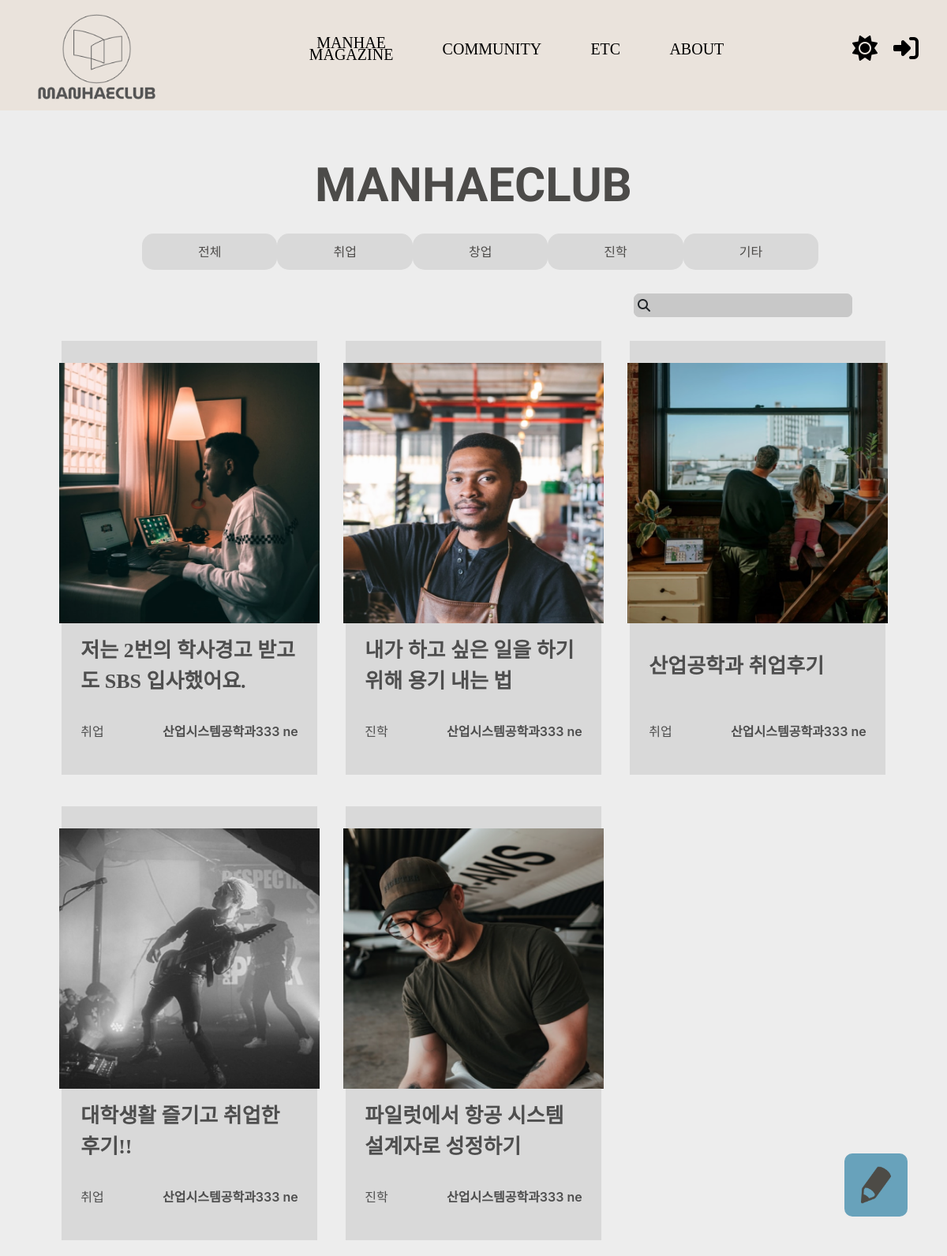
Before: / with the older database file.
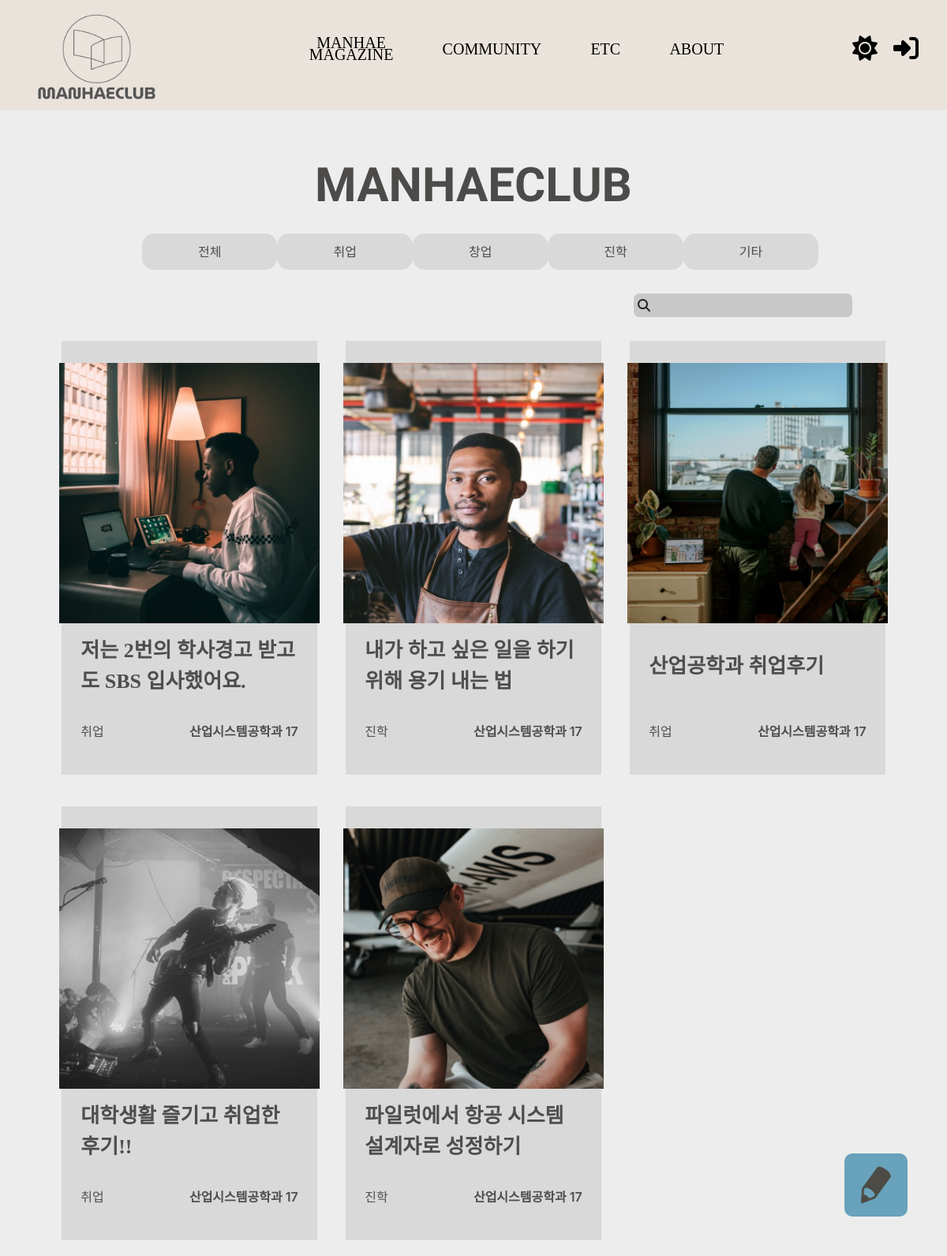
After: the same page with the newer database file.
### main/models.py (models this page shows, shortened)
class Post(models.Model):
    title = models.CharField(max_length=100)
    writer = models.ForeignKey(User, on_delete=models.CASCADE)
    pub_date = models.DateTimeField()
    body = models.TextField()
    like_users = models.ManyToManyField(settings.AUTH_USER_MODEL, related_name='like_posts')
    view_users = models.IntegerField(default=0)
    category = models.CharField(max_length=10, choices=post_choice, default='취업')
    image = models.ImageField(upload_to='media/post/', blank=True, null=True)

### accounts/models.py (models this page shows)
class Profile(models.Model):
    user = models.OneToOneField(settings.AUTH_USER_MODEL, on_delete=models.CASCADE, primary_key=True)
    name = models.CharField(max_length=20, default='', null=True)
    university = models.CharField(max_length=20, default='', null=True)
    register = models.IntegerField(null=True)
    major = models.CharField(max_length=20, default='', null=True)
    major2 = models.CharField(max_length=20, default='', null=True)
    def student_number(self):
        return str(self.register)[-2:]

### main/views.py (the view)
# urls.py: path('', showmain, name="showmain"),
def showmain(request):
    if request.method == 'GET':
        magazine_sort = request.GET.get('magazine')
        if magazine_sort == 'all' or magazine_sort == None:
            posts = Post.objects.all()
        else:
            posts = Post.objects.filter(category=magazine_sort)
    return render(request, 'main/mainpage.html', {'posts': posts})

### main/templates/main/mainpage.html (shortened to what this page needs)
{% extends 'base.html' %}
{% load static %}
{% block content %}
<div id="background">
    <section class="title">
        <p>MANHAECLUB</p>
    </section>
    <form class="button_form" id="magazine" method="get" action="{% url 'main:showmain' %}">
        <section class="button">
            <button type="submit" value="all" class="btn" name="magazine">전체</button>
            <button type="submit" value="취업" class="btn" name="magazine">취업</button>
            <button type="submit" value="창업" class="btn" name="magazine">창업</button>
            <button type="submit" value="진학" class="btn" name="magazine">진학</button>
            <button type="submit" value="기타" class="btn" name="magazine">기타</button>
        </section>
    </form>
    <section class="search">
        <form id="search" method="post" action="{% url 'main:search' %}">
            <input type="text" name="search_word" class="search_input" type="submit" label="Search Word"
                value="{{search_term}}">
            <i class="fa-solid fa-magnifying-glass"></i>
        </form>
    </section>
    <section class="posting">
        {% if posts %}
        {% for post in posts %}
        <div class="post_item">
            <a href="{% url 'main:detail' post.id %}" class="post_itme_inner" style="text-decoration:none">
                <div class="post_itme_inner_s">
                    <img class="post_item_img" src="media/{{post.image}}" alt="Card image cap">
                    <section class="post_item_title">
                        <p class="post_item_title_title">{{post.title}}</p>
                    </section>
                    <section class="post_item_info">
                        <p class="post_item_info_name">{{post.category}}</p>
                        <p class="post_item_info_major">{{post.writer.profile.major}}
                            {{post.writer.profile.student_number}}</p>
                    </section>
                </div>
            </a>
        </div>
        {% endfor %}
        {% else %}
        <p>not found</p>
        {% endif %}
    </section>
    <a href="{% url 'main:new' %}">
        <img class="toWrite" src="{% static 'images/toWrite.png' %}" alt="">
    </a>
</div>
{% endblock %}

### basic/templates/base.html (shortened to what this page needs)
<!DOCTYPE html>
{% load static %}
<html lang="en">
<head>
    <link href="https://cdn.jsdelivr.net/npm/bootstrap@5.1.3/dist/css/bootstrap.min.css" rel="stylesheet"
>
    <link rel="stylesheet" type="text/css" href="{% static 'css/navbar.css' %}">
    <link rel="stylesheet" type="text/css" href="{% static 'css/main_page.css' %}">
    <link rel="stylesheet" type="text/css" href="{% static 'css/detail_page.css' %}">
    <link rel="stylesheet" type="text/css" href="{% static 'css/community_m.css' %}">
    <link rel="stylesheet" type="text/css" href="{% static 'css/community_detail.css' %}">
    <link rel="stylesheet" type="text/css" href="{% static 'css/writing.css' %}">
    <link rel="stylesheet" type="text/css" href="{% static 'css/dark.css' %}">
    <link rel="stylesheet" type="text/css" href="{% static 'css/mypage.css' %}">
    <link rel="stylesheet" type="text/css" href="{% static 'css/login.css' %}">
    <link rel="stylesheet" href="https://maxcdn.bootstrapcdn.com/bootstrap/4.0.0/css/bootstrap.min.css"
>
    <link rel="stylesheet" href="https://cdnjs.cloudflare.com/ajax/libs/font-awesome/6.1.0/css/all.min.css"
 />
</head>
<body>
    {% include 'shared/_navbar.html' %}
    {% block content %}
    {% endblock %}
</body>
</html>

### basic/templates/shared/_navbar.html (shortened to what this page needs)
{% load static %}
<nav class="navbar">
  <div class="navbar_logo">
    <a class="navbar_logo_a" href="{% url 'main:showmain' %}">
      <img class="navbar_logo_img" src="{% static 'images/arcticons.png' %}" alt="">
      <img class="navbar_logo_imgs" src="{% static 'images/m_club.png' %}" alt="">
    </a>
  </div>
  <ul class="navbar_menu">
    <a style="text-decoration: none" class="nabvar_menu_category_one" href="{% url 'main:showmain' %}">
      <div class="navbar_menu_title">MANHAE<br />MAGAZINE</div>
    </a>
    <a style="text-decoration: none" href="{% url 'main:community' %}">
      <div class="navbar_menu_title">COMMUNITY</div>
    </a>
    <a onclick="warning()" style="text-decoration: none" href="#">
      <div class="navbar_menu_title">ETC</div>
    </a>
    <a onclick="warning()" style="text-decoration: none" href="#">
      <div class="navbar_menu_title">ABOUT</div>
    </a>
  </ul>
  <ul class="navbar_login">
    <i id="toggle_btn" style="cursor: pointer;" class="fa-solid fa-moon fa-2x"></i>
    {% if user.is_authenticated %}
    <a href="{% url 'accounts:mypage' %}"><i class="fa-solid fa-circle-user fa-2x"></i></a>
    <a href="{% url 'account_logout' %}"><i class="fa-solid fa-right-from-bracket fa-2x"></i></a>
    {% else %}
    <a href="{% url 'accounts:login' %}"><i class="fa-solid fa-right-to-bracket fa-2x"></i> </a>
    {% endif %}
  </ul>
</nav>

### main/static/css/navbar.css (style rules this page uses)
.navbar { width: 100vw; height: 140px; display: flex; align-items: center; justify-content: space-around; }
.navbar_logo_a { display: flex; flex-direction: column; align-items: center; }
.navbar_logo_img { width: 45%; }
.navbar_logo_imgs { width: 70%; }
.navbar_menu { display: flex; align-items: center; width: 45%; justify-content: space-between; }
.nabvar_menu_category_one { display: flex; align-items: center; text-align: center; line-height: 15px; }
.navbar_menu_title { font-family: 'SUIT-Medium'; font-size: 20px; text-decoration: none; color:black; }
.navbar_login { display: flex; }
.navbar_login i { cursor: pointer; color: black; margin-right: 20px; }

### main/static/css/main_page.css (style rules this page uses)
#background { display: flex; flex-direction: column; align-items: center; width: 100vw; min-height: 90vh; }
.title { font-family: 'MuseoModerno', cursive; width: 100%; margin-top: 50px; display: flex; justify-content: center; font-size: 60px; font-weight: 700; }
.button_form { width: 100%; display: flex; justify-content: center; }
.button { display: flex; align-items: center; width: 70%; justify-content: space-around; }
.button > .btn { border-radius: 15px; padding: 10px 70px; display: flex; justify-content: center; align-items: center; transition: all 0.5s; }
.search { margin-top: 30px; width: 80%; display: flex; justify-content: flex-end; }
.search > form { position: relative; display: flex; align-items: center; }
.search > form > i { margin-left: 5px; position: absolute; }
.search > form > input { padding-left: 25px; height: 30px; border : 1px solid #656260; border-radius: 7px; background-color:#656260; }
.posting { margin-top: 10px; width: 90%; display: grid; grid-template-columns: repeat(3, 1fr); }
.post_item { margin-top: 20px; margin-bottom: 20px; display: flex; justify-content: center; }
.post_itme_inner { background-color: #D9D9D9; width: 90%; display: flex; justify-content: center; align-items: center; height: 550px; color:#4E4E4E; transition: all 0.5s; }
.post_itme_inner_s { display: flex; flex-direction: column; align-items: center; justify-content: space-between; height: 90%; width: 85%; }
.post_item_title { font-family: 'SUIT-Medium'; font-size: 26px; text-align: left; width: 100%; font-weight: 600; }
.post_itme_inner_s > .post_item_img { width: 330px; height: 330px; }
.post_item_info { color:#4E4E4E; width: 100%; display: flex; justify-content: space-between; }
.post_item_info_major { font-weight: 600; }
.toWrite { width: 80px; height: 80px; border-radius: 10px; position: fixed; bottom: 50px; right: 50px; }

### main/static/css/community_m.css (style rules this page uses)
a { text-decoration:none; }
.toWrite { width: 80px; height: 80px; border-radius: 10px; position: fixed; bottom: 50px; right: 50px; }

### main/static/css/dark.css (style rules this page uses)
:root { --nav-color:#6F816F; --back-color : #514C48; --title-color: #FFFFFF; --btn-color : #FFFFFF; --btn-back-color : #3D3939; --btn-hover-color : #3D3939; --btn-hover-back-color : #FFFFFF; --detail-back-color : #2D2A2A; --detail-color : #FFFFFF; --search-color: #656260; --detail-comment-back-color : #4E4E4E; --detail-comment-submit-back-color: #D9D9D9; --detail-comment-color : #FFFFFF; --detail-back-color : #2D2A2A; }
.lightmode { --nav-color: #EAE3DC; --back-color: rgb(237,237,237); --title-color: #4C4B49; --btn-color : #4D4B49; --btn-back-color : #D9D9D9; --btn-hover-color : #EFEFEF; --btn-hover-back-color : #4388A6; --detail-back-color : #FFFFFF; --detail-color : #4C4B49; --search-color: #C8C8C8; --detail-comment-back-color : rgb(237,237,237); --detail-comment-submit-back-color: #D9D9D9; --detail-comment-color : #4E4E4E; --detail-back-color :#D9D9D9; }
.navbar { background-color: var(--nav-color); }
#background { background-color: var(--back-color); }
.title { color: var(--title-color); }
.button > .btn { color: var(--btn-color); background-color: var(--btn-back-color); transition: all 0.5s; }
.search > form > input { border : 1px solid var(--search-color); background-color: var(--search-color); }

Changed rows visible on the page:
changed Post "저는 2번의 학사경고 받고도 SBS 입사했어요.": writer.profile.major "산업시스템공학과333" → "산업시스템공학과"; writer.profile.student_number "ne" → "17"
changed Post "내가 하고 싶은 일을 하기 위해 용기 내는 법": writer.profile.major "산업시스템공학과333" → "산업시스템공학과"; writer.profile.student_number "ne" → "17"
changed Post "산업공학과 취업후기": writer.profile.major "산업시스템공학과333" → "산업시스템공학과"; writer.profile.student_number "ne" → "17"
changed through a linked row, Post "대학생활 즐기고 취업한 후기!!": writer.profile.major "산업시스템공학과333" → "산업시스템공학과"; writer.profile.student_number "ne" → "17"
changed Post "파일럿에서 항공 시스템 설계자로 성정하기": writer.profile.major "산업시스템공학과333" → "산업시스템공학과"; writer.profile.student_number "ne" → "17"
